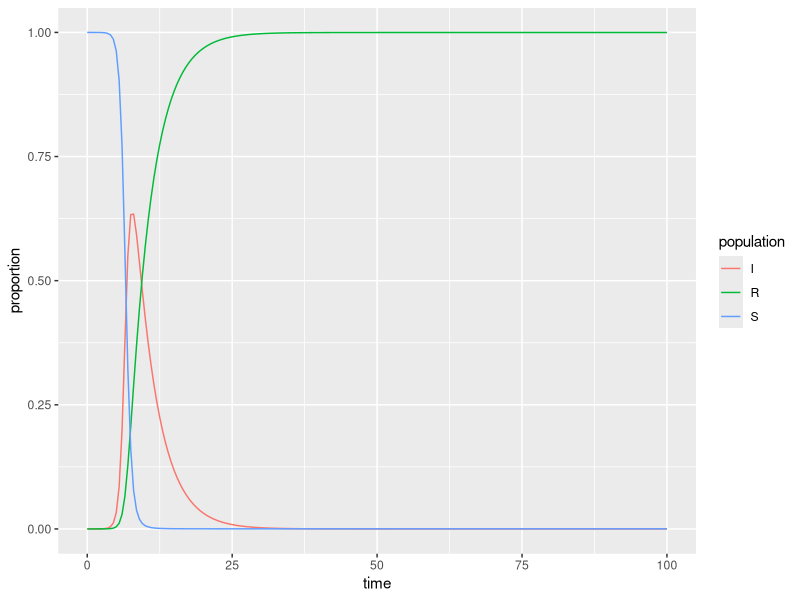

The R source for this figure:
## ---- chunk 1
knitr::opts_chunk$set(echo = TRUE)
library(tidyverse)
library(deSolve)
## ---- chunk 2
### Specify parameters

## Proportion in each compartment: Susceptible 0.999999, Infected 0.000001, Recovered 0 (these are directly from the example linked above)
init <- c(S = 1-1e-6, I = 1e-6, R = 0.0)

## beta: infection parameter; gamma: recovery parameter
parameters <- c(beta = 2.316, gamma = 0.261)

## Time frame
times      <- seq(0, 100, by = 0.5)
## ---- chunk 3
## Build the function with all 
sir <- function(time, init, parameters) {

  with(as.list(c(init, parameters)), {

    dS <- -beta * S * I
    dI <-  beta * S * I - gamma * I
    dR <-  gamma * I
    
    return(list(c(dS, dI, dR)))
  })
}
## ---- chunk 4
## Solve using `deSolve::ode()`
approximation <- ode(y = init, times = times, func = sir, parms = parameters)
## ---- chunk 5
## Get output into a data frame
approx_df <- as.data.frame(approximation)

## Pivot longer so R will do the work for us: 
approx_long <- approx_df %>% 
  pivot_longer(cols = S:R, names_to = "population", values_to = "proportion")

## ---- chunk 6
ggplot(data = approx_long, aes(x = time, y = proportion)) +
  geom_line(aes(color = population))
